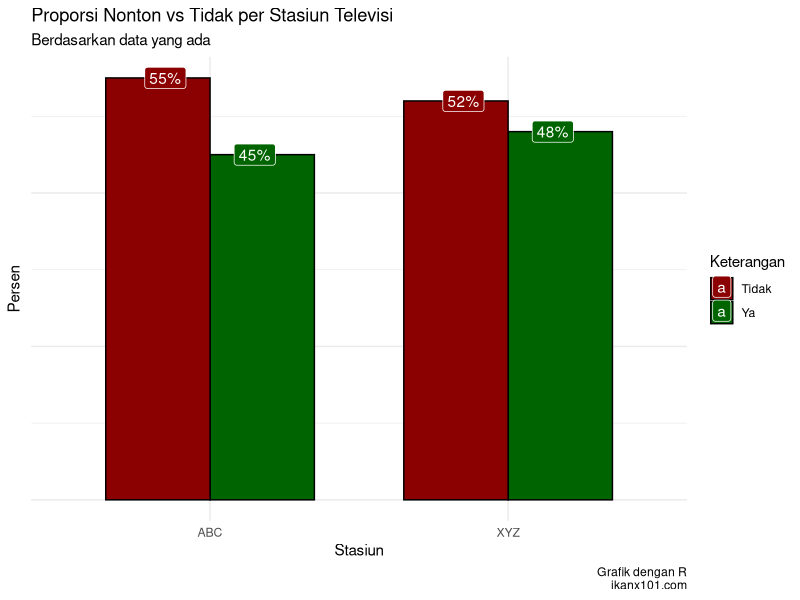

Recreate this plot in R.
## ---- chunk 1
rm(list=ls())
library(dplyr)
library(reshape2)
library(ggplot2)
## ---- chunk 2
dbase = data.frame(stasiun = c(rep("ABC",2),rep("XYZ",2)),
	           nonton = c(rep(c("Ya","Tidak"),2)),
	           n = c(45,100-45,60,125-60)
         	   )

dbase %>% 
  dcast(stasiun~nonton,
        value.var = "n") %>% 
  rename("Stasiun TV" = stasiun) %>% 
  knitr::kable(align = "c")
## ---- chunk 3
dbase %>% 
  group_by(stasiun) %>% 
  mutate(persen = n/sum(n) * 100,
         persen = round(persen,2),
         label = paste0(persen,"%")) %>% 
  ungroup() %>% 
  ggplot(aes(x = stasiun,
             y = persen,
             fill = nonton)) +
  geom_col(position = position_dodge(),
           color = "black",
           width = .7) +
  scale_fill_manual(values = c("darkred","darkgreen")) +
  geom_label(aes(label = label),
             position = position_dodge(width = .6),
             color = "white") +
  labs(title = "Proporsi Nonton vs Tidak per Stasiun Televisi",
       subtitle = "Berdasarkan data yang ada",
       caption = "Grafik dengan R\nikanx101.com",
       fill = "Keterangan",
       x = "Stasiun",
       y = "Persen") +
  theme_minimal() +
  theme(axis.text.y = element_blank())
## ---- chunk 4
nonton = c(45,60)
all_resp = c(100,125)
prop.test(nonton,all_resp)
